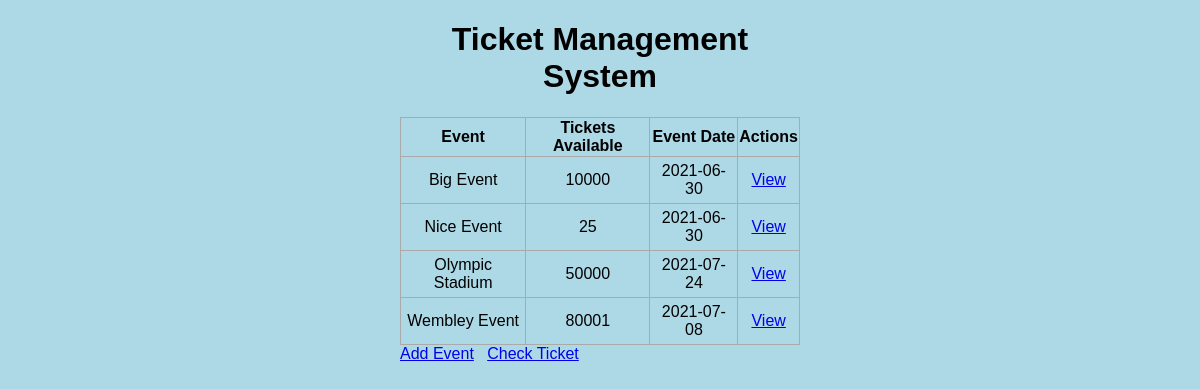
Before: / with the older database file.
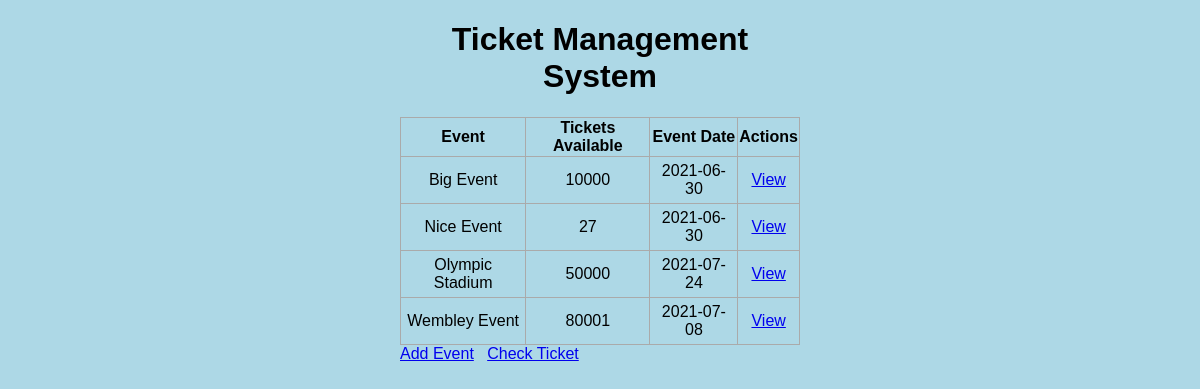
After: the same page with the newer database file.
### app.py (models this page shows)
class Event(db.Model):
    name = db.Column(db.String(200), primary_key=True, nullable =False)
    init_ticket = db.Column(db.String(200), nullable =False)
    date = db.Column(db.String(10), nullable=False)
    available = db.Column(db.Integer)
    redeemed_ticket = db.Column(db.Integer)
    tickets=db.relationship('Tickets', backref='event_ref')

### app.py (the view)
@app.route('/', methods=['POST', 'GET'])
def index():
    events = Event.query.order_by(Event.name).all()
    tickets = Tickets.query.all()
    return render_template('index.html', events=events, tickets=tickets)

### templates/index.html (shortened to what this page needs)
{% extends 'base.html'%}
{%block body%}
<div class= "content">
    <h1 style="text-align: center">Ticket Management System</h1>
    {% if events|length<1%}
        <h4 style="text-align: center">There are no events. Create one below!</h4>
        {%else%}
        <table>
            <tr>
                <th>Event</th>
                <th>Tickets Available</th>
                <th>Event Date</th>
                <th>Actions</th>
            </tr>
            {% for event in events %}
                <tr>
                    <td>{{event.name }}</td>
                    <td>{{event.available}}</td>
                    <td>{{event.date}}</td>
                    <td>
                        <a href="/view/{{event.name}}">View</a>
                    </td>
                </tr>
            {% endfor %}
        </table>
    {% endif %}
    <div>
        <a href="/addevent/">Add Event</a>
        <a href="/check/">Check Ticket</a>
    </div>
</div>
{% endblock %}

### templates/base.html (shortened to what this page needs)
<!DOCTYPE html>
<html lang="en">
<head>
    <link rel = "stylesheet" href="{{url_for('static', filename='css/main.css')}}">
</head>
<body>
    {%block body%}{% endblock %}
</body>
</html>

### static/css/main.css (style rules this page uses)
body, html { margin: 0; font-family: sans-serif; background-color: lightblue; }
.content { margin: 0 auto; width: 400px; }
table, td, th { border: 1px solid #aaa; }
table { border-collapse: collapse; width: 100%; }
th { height: 30px; }
td { text-align: center; padding: 5px; }

Changed rows visible on the page:
changed Event "Nice Event": available "25" → "27"
